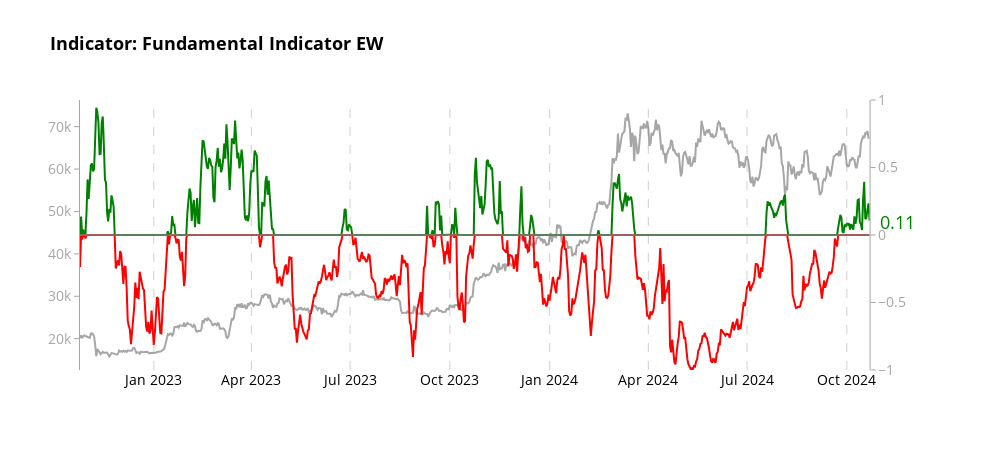
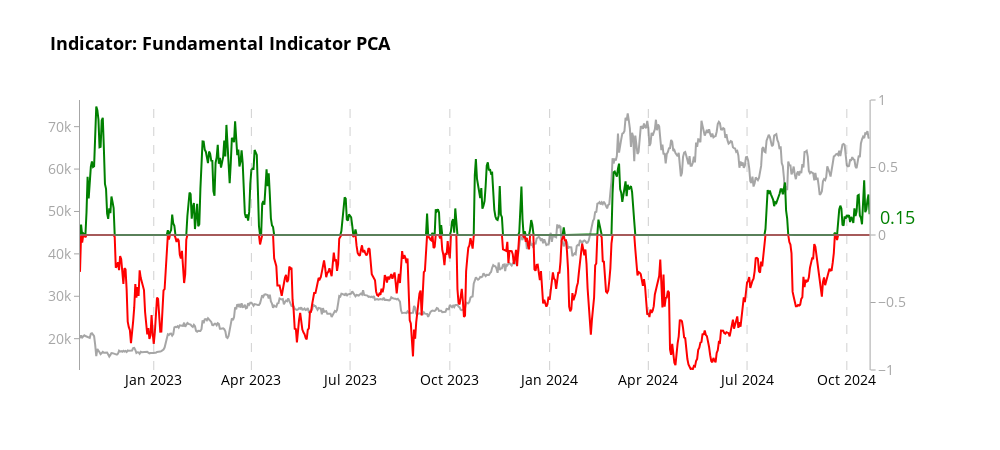
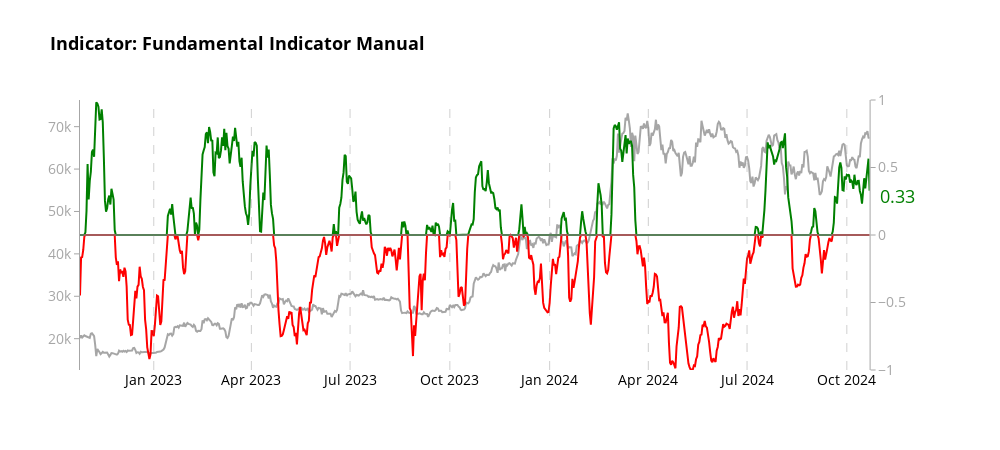

The notebook cell these images were saved under, in order:
### Code cell
# Create charts for each aggregator
aggregators = [
    ('aggregate_indicator_equalweight', "Indicator: Fundamental Indicator EW"),
    ('aggregate_indicator_PCA', "Indicator: Fundamental Indicator PCA"),
    ('aggregate_indicator_manual', "Indicator: Fundamental Indicator Manual")
    
]

for aggregator, title in aggregators:
    fig = create_aggregator_chart(merged_df, aggregator, title)
    
    # Shows the plot
    fig.show()
    
    # Optionally, save the plot as an HTML file
    pio.write_html(fig, file=f'aggregated_analysis_fundamental_{aggregator}_two_year.html')

print("All charts have been displayed and saved as separate HTML files.")

### Figure 1 — Plotly figure (JSON) as saved in the notebook; plotly's stock layout.template omitted (floating-point values rounded to 4 significant figures; data arrays with more than 128 entries replaced by an {"elided": "..."} marker saying what was removed)
{"data": [{"line": {"color": "rgba(128, 128, 128, 0.7)", "width": 2}, "mode": "lines", "name": "Price USD", "x": {"elided": "729 str values"}, "y": {"elided": "729 float values"}, "type": "scatter", "xaxis": "x", "yaxis": "y"}, {"fill": "tozeroy", "fillcolor": "rgba(255,0,0,0)", "line": {"color": "green", "width": 2}, "mode": "lines", "name": "aggregate_indicator_equalweight (Positive)", "x": {"elided": "729 str values"}, "y": {"elided": "729 float values"}, "type": "scatter", "xaxis": "x", "yaxis": "y2"}, {"fill": "tozeroy", "fillcolor": "rgba(0,0,255,0)", "line": {"color": "red", "width": 2}, "mode": "lines", "name": "aggregate_indicator_equalweight (Negative)", "x": {"elided": "729 str values"}, "y": {"elided": "729 float values"}, "type": "scatter", "xaxis": "x", "yaxis": "y2"}, {"hoverinfo": "skip", "line": {"color": "rgba(128, 128, 128, 0.7)", "width": 2}, "showlegend": false, "x": {"elided": "729 str values"}, "y": {"elided": "729 int values"}, "type": "scatter", "xaxis": "x", "yaxis": "y2"}], "layout": {"xaxis": {"anchor": "y", "domain": [0.0, 0.94], "tickfont": {"color": "black", "size": 14}, "showgrid": false, "zeroline": false}, "yaxis": {"anchor": "x", "domain": [0.0, 1.0], "tickfont": {"color": "rgba(128, 128, 128, 0.7)", "size": 14}, "title": {"font": {"size": 18}, "text": ""}, "showgrid": false, "zeroline": false, "showline": true, "linecolor": "rgba(128, 128, 128, 0.7)", "ticks": "outside", "tickcolor": "rgba(128, 128, 128, 0.7)"}, "yaxis2": {"anchor": "x", "overlaying": "y", "side": "right", "tickfont": {"color": "rgba(128, 128, 128, 0.7)", "size": 14}, "title": {"font": {"size": 18}, "text": ""}, "showgrid": false, "range": [-1, 1], "zeroline": false, "showline": true, "linecolor": "rgba(128, 128, 128, 0.7)", "ticks": "outside", "tickcolor": "rgba(128, 128, 128, 0.7)"}, "shapes": [{"line": {"color": "rgba(128, 128, 128, 0.7)", "dash": "dash", "width": 0.75}, "opacity": 0.7, "type": "line", "x0": "2023-01-01T00:00:00", "x1": "2023-01-01T00:00:00", "xref": "x", "y0": 0, "y1": 1, "yref": "y domain"}, {"line": {"color": "rgba(128, 128, 128, 0.7)", "dash": "dash", "width": 0.75}, "opacity": 0.7, "type": "line", "x0": "2024-01-01T00:00:00", "x1": "2024-01-01T00:00:00", "xref": "x", "y0": 0, "y1": 1, "yref": "y domain"}, {"line": {"color": "rgba(128, 128, 128, 0.7)", "dash": "dash", "width": 0.75}, "opacity": 0.7, "type": "line", "x0": "2023-04-01T00:00:00", "x1": "2023-04-01T00:00:00", "xref": "x", "y0": 0, "y1": 1, "yref": "y domain"}, {"line": {"color": "rgba(128, 128, 128, 0.7)", "dash": "dash", "width": 0.75}, "opacity": 0.7, "type": "line", "x0": "2024-04-01T00:00:00", "x1": "2024-04-01T00:00:00", "xref": "x", "y0": 0, "y1": 1, "yref": "y domain"}, {"line": {"color": "rgba(128, 128, 128, 0.7)", "dash": "dash", "width": 0.75}, "opacity": 0.7, "type": "line", "x0": "2023-07-01T00:00:00", "x1": "2023-07-01T00:00:00", "xref": "x", "y0": 0, "y1": 1, "yref": "y domain"}, {"line": {"color": "rgba(128, 128, 128, 0.7)", "dash": "dash", "width": 0.75}, "opacity": 0.7, "type": "line", "x0": "2024-07-01T00:00:00", "x1": "2024-07-01T00:00:00", "xref": "x", "y0": 0, "y1": 1, "yref": "y domain"}, {"line": {"color": "rgba(128, 128, 128, 0.7)", "dash": "dash", "width": 0.75}, "opacity": 0.7, "type": "line", "x0": "2023-10-01T00:00:00", "x1": "2023-10-01T00:00:00", "xref": "x", "y0": 0, "y1": 1, "yref": "y domain"}, {"line": {"color": "rgba(128, 128, 128, 0.7)", "dash": "dash", "width": 0.75}, "opacity": 0.7, "type": "line", "x0": "2024-10-01T00:00:00", "x1": "2024-10-01T00:00:00", "xref": "x", "y0": 0, "y1": 1, "yref": "y domain"}], "annotations": [{"align": "left", "font": {"color": "green", "size": 18}, "showarrow": false, "text": "0.11", "x": 0.95, "xanchor": "left", "xref": "paper", "y": 0.09375, "yanchor": "middle", "yref": "y2"}], "title": {"font": {"color": "black", "size": 18, "weight": "bold"}, "text": "Indicator: Fundamental Indicator EW"}, "font": {"color": "black", "size": 14}, "showlegend": false, "hovermode": "x unified", "plot_bgcolor": "white", "paper_bgcolor": "white", "width": 1000, "height": 450}}

### Figure 2 — Plotly figure (JSON) as saved in the notebook; plotly's stock layout.template omitted (floating-point values rounded to 4 significant figures; data arrays with more than 128 entries replaced by an {"elided": "..."} marker saying what was removed)
{"data": [{"line": {"color": "rgba(128, 128, 128, 0.7)", "width": 2}, "mode": "lines", "name": "Price USD", "x": {"elided": "729 str values"}, "y": {"elided": "729 float values"}, "type": "scatter", "xaxis": "x", "yaxis": "y"}, {"fill": "tozeroy", "fillcolor": "rgba(255,0,0,0)", "line": {"color": "green", "width": 2}, "mode": "lines", "name": "aggregate_indicator_PCA (Positive)", "x": {"elided": "729 str values"}, "y": {"elided": "729 float values"}, "type": "scatter", "xaxis": "x", "yaxis": "y2"}, {"fill": "tozeroy", "fillcolor": "rgba(0,0,255,0)", "line": {"color": "red", "width": 2}, "mode": "lines", "name": "aggregate_indicator_PCA (Negative)", "x": {"elided": "729 str values"}, "y": {"elided": "729 float values"}, "type": "scatter", "xaxis": "x", "yaxis": "y2"}, {"hoverinfo": "skip", "line": {"color": "rgba(128, 128, 128, 0.7)", "width": 2}, "showlegend": false, "x": {"elided": "729 str values"}, "y": {"elided": "729 int values"}, "type": "scatter", "xaxis": "x", "yaxis": "y2"}], "layout": {"xaxis": {"anchor": "y", "domain": [0.0, 0.94], "tickfont": {"color": "black", "size": 14}, "showgrid": false, "zeroline": false}, "yaxis": {"anchor": "x", "domain": [0.0, 1.0], "tickfont": {"color": "rgba(128, 128, 128, 0.7)", "size": 14}, "title": {"font": {"size": 18}, "text": ""}, "showgrid": false, "zeroline": false, "showline": true, "linecolor": "rgba(128, 128, 128, 0.7)", "ticks": "outside", "tickcolor": "rgba(128, 128, 128, 0.7)"}, "yaxis2": {"anchor": "x", "overlaying": "y", "side": "right", "tickfont": {"color": "rgba(128, 128, 128, 0.7)", "size": 14}, "title": {"font": {"size": 18}, "text": ""}, "showgrid": false, "range": [-1, 1], "zeroline": false, "showline": true, "linecolor": "rgba(128, 128, 128, 0.7)", "ticks": "outside", "tickcolor": "rgba(128, 128, 128, 0.7)"}, "shapes": [{"line": {"color": "rgba(128, 128, 128, 0.7)", "dash": "dash", "width": 0.75}, "opacity": 0.7, "type": "line", "x0": "2023-01-01T00:00:00", "x1": "2023-01-01T00:00:00", "xref": "x", "y0": 0, "y1": 1, "yref": "y domain"}, {"line": {"color": "rgba(128, 128, 128, 0.7)", "dash": "dash", "width": 0.75}, "opacity": 0.7, "type": "line", "x0": "2024-01-01T00:00:00", "x1": "2024-01-01T00:00:00", "xref": "x", "y0": 0, "y1": 1, "yref": "y domain"}, {"line": {"color": "rgba(128, 128, 128, 0.7)", "dash": "dash", "width": 0.75}, "opacity": 0.7, "type": "line", "x0": "2023-04-01T00:00:00", "x1": "2023-04-01T00:00:00", "xref": "x", "y0": 0, "y1": 1, "yref": "y domain"}, {"line": {"color": "rgba(128, 128, 128, 0.7)", "dash": "dash", "width": 0.75}, "opacity": 0.7, "type": "line", "x0": "2024-04-01T00:00:00", "x1": "2024-04-01T00:00:00", "xref": "x", "y0": 0, "y1": 1, "yref": "y domain"}, {"line": {"color": "rgba(128, 128, 128, 0.7)", "dash": "dash", "width": 0.75}, "opacity": 0.7, "type": "line", "x0": "2023-07-01T00:00:00", "x1": "2023-07-01T00:00:00", "xref": "x", "y0": 0, "y1": 1, "yref": "y domain"}, {"line": {"color": "rgba(128, 128, 128, 0.7)", "dash": "dash", "width": 0.75}, "opacity": 0.7, "type": "line", "x0": "2024-07-01T00:00:00", "x1": "2024-07-01T00:00:00", "xref": "x", "y0": 0, "y1": 1, "yref": "y domain"}, {"line": {"color": "rgba(128, 128, 128, 0.7)", "dash": "dash", "width": 0.75}, "opacity": 0.7, "type": "line", "x0": "2023-10-01T00:00:00", "x1": "2023-10-01T00:00:00", "xref": "x", "y0": 0, "y1": 1, "yref": "y domain"}, {"line": {"color": "rgba(128, 128, 128, 0.7)", "dash": "dash", "width": 0.75}, "opacity": 0.7, "type": "line", "x0": "2024-10-01T00:00:00", "x1": "2024-10-01T00:00:00", "xref": "x", "y0": 0, "y1": 1, "yref": "y domain"}], "annotations": [{"align": "left", "font": {"color": "green", "size": 18}, "showarrow": false, "text": "0.15", "x": 0.95, "xanchor": "left", "xref": "paper", "y": 0.1354, "yanchor": "middle", "yref": "y2"}], "title": {"font": {"color": "black", "size": 18, "weight": "bold"}, "text": "Indicator: Fundamental Indicator PCA"}, "font": {"color": "black", "size": 14}, "showlegend": false, "hovermode": "x unified", "plot_bgcolor": "white", "paper_bgcolor": "white", "width": 1000, "height": 450}}

### Figure 3 — Plotly figure (JSON) as saved in the notebook; plotly's stock layout.template omitted (floating-point values rounded to 4 significant figures; data arrays with more than 128 entries replaced by an {"elided": "..."} marker saying what was removed)
{"data": [{"line": {"color": "rgba(128, 128, 128, 0.7)", "width": 2}, "mode": "lines", "name": "Price USD", "x": {"elided": "729 str values"}, "y": {"elided": "729 float values"}, "type": "scatter", "xaxis": "x", "yaxis": "y"}, {"fill": "tozeroy", "fillcolor": "rgba(255,0,0,0)", "line": {"color": "green", "width": 2}, "mode": "lines", "name": "aggregate_indicator_manual (Positive)", "x": {"elided": "729 str values"}, "y": {"elided": "729 float values"}, "type": "scatter", "xaxis": "x", "yaxis": "y2"}, {"fill": "tozeroy", "fillcolor": "rgba(0,0,255,0)", "line": {"color": "red", "width": 2}, "mode": "lines", "name": "aggregate_indicator_manual (Negative)", "x": {"elided": "729 str values"}, "y": {"elided": "729 float values"}, "type": "scatter", "xaxis": "x", "yaxis": "y2"}, {"hoverinfo": "skip", "line": {"color": "rgba(128, 128, 128, 0.7)", "width": 2}, "showlegend": false, "x": {"elided": "729 str values"}, "y": {"elided": "729 int values"}, "type": "scatter", "xaxis": "x", "yaxis": "y2"}], "layout": {"xaxis": {"anchor": "y", "domain": [0.0, 0.94], "tickfont": {"color": "black", "size": 14}, "showgrid": false, "zeroline": false}, "yaxis": {"anchor": "x", "domain": [0.0, 1.0], "tickfont": {"color": "rgba(128, 128, 128, 0.7)", "size": 14}, "title": {"font": {"size": 18}, "text": ""}, "showgrid": false, "zeroline": false, "showline": true, "linecolor": "rgba(128, 128, 128, 0.7)", "ticks": "outside", "tickcolor": "rgba(128, 128, 128, 0.7)"}, "yaxis2": {"anchor": "x", "overlaying": "y", "side": "right", "tickfont": {"color": "rgba(128, 128, 128, 0.7)", "size": 14}, "title": {"font": {"size": 18}, "text": ""}, "showgrid": false, "range": [-1, 1], "zeroline": false, "showline": true, "linecolor": "rgba(128, 128, 128, 0.7)", "ticks": "outside", "tickcolor": "rgba(128, 128, 128, 0.7)"}, "shapes": [{"line": {"color": "rgba(128, 128, 128, 0.7)", "dash": "dash", "width": 0.75}, "opacity": 0.7, "type": "line", "x0": "2023-01-01T00:00:00", "x1": "2023-01-01T00:00:00", "xref": "x", "y0": 0, "y1": 1, "yref": "y domain"}, {"line": {"color": "rgba(128, 128, 128, 0.7)", "dash": "dash", "width": 0.75}, "opacity": 0.7, "type": "line", "x0": "2024-01-01T00:00:00", "x1": "2024-01-01T00:00:00", "xref": "x", "y0": 0, "y1": 1, "yref": "y domain"}, {"line": {"color": "rgba(128, 128, 128, 0.7)", "dash": "dash", "width": 0.75}, "opacity": 0.7, "type": "line", "x0": "2023-04-01T00:00:00", "x1": "2023-04-01T00:00:00", "xref": "x", "y0": 0, "y1": 1, "yref": "y domain"}, {"line": {"color": "rgba(128, 128, 128, 0.7)", "dash": "dash", "width": 0.75}, "opacity": 0.7, "type": "line", "x0": "2024-04-01T00:00:00", "x1": "2024-04-01T00:00:00", "xref": "x", "y0": 0, "y1": 1, "yref": "y domain"}, {"line": {"color": "rgba(128, 128, 128, 0.7)", "dash": "dash", "width": 0.75}, "opacity": 0.7, "type": "line", "x0": "2023-07-01T00:00:00", "x1": "2023-07-01T00:00:00", "xref": "x", "y0": 0, "y1": 1, "yref": "y domain"}, {"line": {"color": "rgba(128, 128, 128, 0.7)", "dash": "dash", "width": 0.75}, "opacity": 0.7, "type": "line", "x0": "2024-07-01T00:00:00", "x1": "2024-07-01T00:00:00", "xref": "x", "y0": 0, "y1": 1, "yref": "y domain"}, {"line": {"color": "rgba(128, 128, 128, 0.7)", "dash": "dash", "width": 0.75}, "opacity": 0.7, "type": "line", "x0": "2023-10-01T00:00:00", "x1": "2023-10-01T00:00:00", "xref": "x", "y0": 0, "y1": 1, "yref": "y domain"}, {"line": {"color": "rgba(128, 128, 128, 0.7)", "dash": "dash", "width": 0.75}, "opacity": 0.7, "type": "line", "x0": "2024-10-01T00:00:00", "x1": "2024-10-01T00:00:00", "xref": "x", "y0": 0, "y1": 1, "yref": "y domain"}], "annotations": [{"align": "left", "font": {"color": "green", "size": 18}, "showarrow": false, "text": "0.33", "x": 0.95, "xanchor": "left", "xref": "paper", "y": 0.2885, "yanchor": "middle", "yref": "y2"}], "title": {"font": {"color": "black", "size": 18, "weight": "bold"}, "text": "Indicator: Fundamental Indicator Manual"}, "font": {"color": "black", "size": 14}, "showlegend": false, "hovermode": "x unified", "plot_bgcolor": "white", "paper_bgcolor": "white", "width": 1000, "height": 450}}
